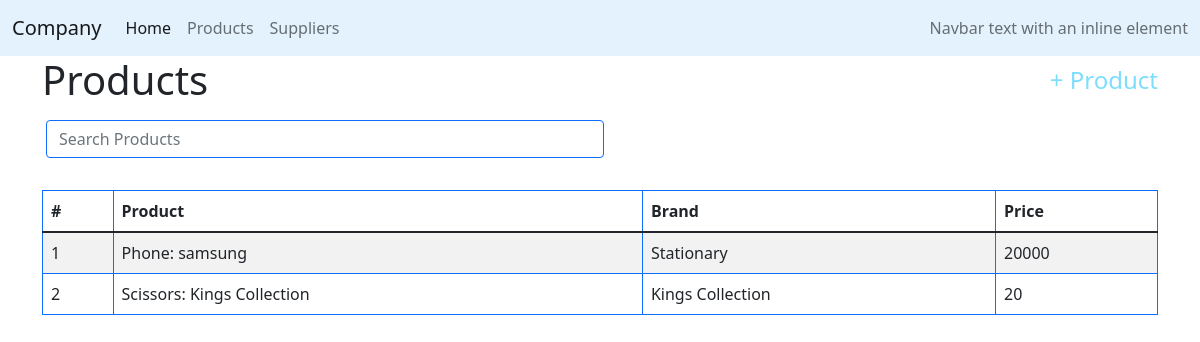
Page /company/products on the committed database.
### company/models.py (models this page shows, shortened)
class Price(models.Model):
    id = models.BigAutoField(primary_key=True)
    price = models.IntegerField()
    product = models.ForeignKey(Product, related_name="productPrice",on_delete=models.CASCADE, blank=True, null=True)
    supplier = models.ForeignKey(Supplier,related_name="products", on_delete=models.CASCADE, blank=True, null=True)

class Product(models.Model):
    id = models.BigAutoField(primary_key=True)
    category = models.IntegerField()
    nameP = models.CharField(max_length=64)
    brand = models.CharField(max_length=64)
    size = models.IntegerField()
    weight = models.IntegerField()
    description = models.TextField()
    def __str__(self):
        return f"{self.nameP}: {self.brand}"

class Company(PolymorphicModel):
    id = models.BigAutoField(primary_key=True)
    nameS = models.CharField(max_length=64)

### company/views.py (the view)
# urls.py: path('products', views.products, name='products'),
def products(request):
    products = Price.objects.all()
    suppliers = Supplier.objects.all()
    categories = ["ICT", "Electricity", "Hairdressing", "Hospitality", "Plumbing & Masonry", "Stationary"]
    return render(request, "company/products.html",{
        "products": products[::-1],
        "suppliers": suppliers,
        "categories": categories
    })

### company/models.py (called while the page is built)
    def __str__(self):
        return f"{self.nameS}"

### company/templates/company/products.html (shortened to what this page needs)
{% extends "company/layout.html"%}
{% block body %}
<div class="container">
    <div class="d-flex justify-content-between mr-2">
        <h1>Products</h1>
        <h4 class="align-self-center" id="addButton">+ Product</h4>
    </div>
    <div class="filterProduct row form-group mx-1 mb-4 pt-2 col-md-6">
      <input class="filterInput form-control border-primary" type="text" placeholder="Search Products">
    </div>
    <div class="rounded mt-2 pt-2">
      <table class="table table-striped table-hover table-bordered border-primary pt-2">
          <thead>
            <tr>
              <th scope="col">#</th>
              <th scope="col">Product</th>
              <th scope="col">Brand</th>
              <th scope="col">Price</th>
            </tr>
          </thead>
          <tbody id="tableProduct">
              {%for product in products %}
              <tr id="{{product.id}}">
                  <td scope="row" class="rowCounter"></td>
                  <td>{{product.product}}</td>
                  <td>{{product.supplier}}</td>
                  <td>{{product.price}}</td>
              </tr>
              {%endfor%}
          </tbody>
        </table>
    </div>
</div>
{%endblock%}
{% load static %}

### company/static/company/styles.css (style rules this page uses)
#addButton { color: rgb(124, 222, 252); }
table { counter-reset: rowCount; }
.rowCounter::before { counter-increment: rowCount; content: counter(rowCount); }

### rows in the picture
Price: product "Phone: samsung", supplier "Stationary", price "20000"
Price: product "Scissors: Kings Collection", supplier "Kings Collection", price "20"
